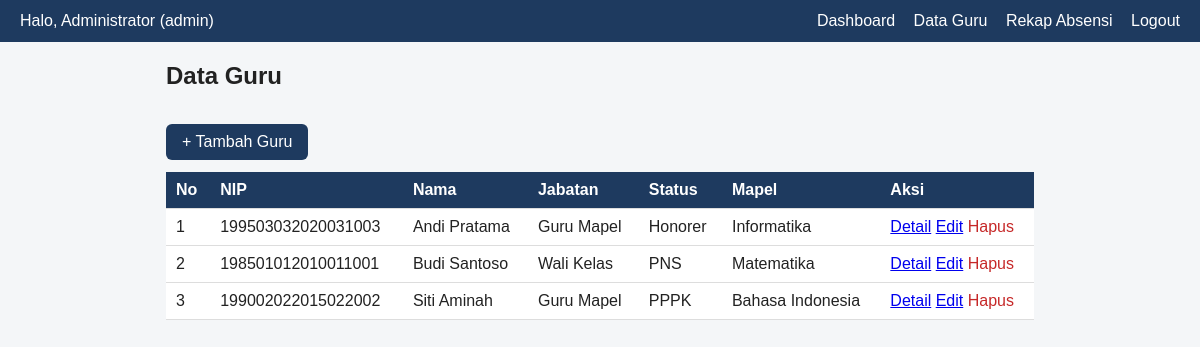
/admin/data_guru.php (signed in), run on the app's committed database.
### tables this page shows
CREATE TABLE guru (
  id_guru            INT AUTO_INCREMENT PRIMARY KEY,
  email              VARCHAR(100) NOT NULL UNIQUE,
  password           VARCHAR(255) NOT NULL,    
  nip                VARCHAR(20)  NOT NULL UNIQUE,
  nama               VARCHAR(100) NOT NULL,
  jabatan            VARCHAR(50)  NOT NULL,
  status_kepegawaian ENUM('PNS','PPPK','Honorer') NOT NULL,
  mapel              VARCHAR(50)  NOT NULL,
  tanggal_bergabung  DATE NOT NULL,
  no_hp              VARCHAR(15)
);

### connection.php (called while the page is built, shortened)
<?php
function jalankan($koneksi, $sql, $tipe = "", $params = []) {
    $stmt = mysqli_prepare($koneksi, $sql);
    if (!mysqli_stmt_execute($stmt)) {
        die("Query gagal: " . mysqli_stmt_error($stmt));
    }
    return $stmt;
}
function ambil_semua($koneksi, $sql, $tipe = "", $params = []) {
    $stmt  = jalankan($koneksi, $sql, $tipe, $params);
    $hasil = mysqli_stmt_get_result($stmt);
    return mysqli_fetch_all($hasil, MYSQLI_ASSOC);
}
function e($teks) {
    return htmlspecialchars($teks ?? '', ENT_QUOTES, 'UTF-8');
}

### admin/data_guru.php (the view, shortened to what this page needs)
<?php
require '../connection.php';
$daftar_guru = ambil_semua($koneksi, "SELECT * FROM guru ORDER BY nama");
?>
<!DOCTYPE html>
<html lang="id">
<head>
    <link rel="stylesheet" href="../css/style.css">
</head>
<body>
    <?php require '../partials/navbar.php'; ?>
    <div class="konten">
        <h2>Data Guru</h2>
        <a href="tambah_guru.php" class="btn">+ Tambah Guru</a>
        <div class="tabel-wrap">
        <table class="tabel">
            <tr>
                <th>No</th>
                <th>NIP</th>
                <th>Nama</th>
                <th>Jabatan</th>
                <th>Status</th>
                <th>Mapel</th>
                <th>Aksi</th>
            </tr>
            <?php $no = 1; foreach ($daftar_guru as $g) { ?>
            <tr>
                <td><?= $no++ ?></td>
                <td><?= e($g['nip']) ?></td>
                <td><?= e($g['nama']) ?></td>
                <td><?= e($g['jabatan']) ?></td>
                <td><?= e($g['status_kepegawaian']) ?></td>
                <td><?= e($g['mapel']) ?></td>
                <td>
                    <a href="detail_guru.php?id=<?= (int)$g['id_guru'] ?>">Detail</a>
                    <a href="edit_guru.php?id=<?= (int)$g['id_guru'] ?>">Edit</a>
                    <form method="POST" action="hapus_guru.php" class="form-inline"
                          onsubmit="return confirm('Yakin hapus guru ini? Data absensinya juga ikut terhapus.');">
                        <button type="submit" class="btn-hapus">Hapus</button>
                    </form>
                </td>
            </tr>
            <?php } ?>
        </table>
        </div>
    </div>
</body>
</html>

### css/style.css (style rules this page uses)
* { box-sizing: border-box; }
body { font-family: Arial, sans-serif; margin: 0; background: #f4f6f8; color: #222; }
.konten { max-width: 900px; margin: 20px auto; padding: 0 16px; }
.tabel-wrap { overflow-x: auto; }
.tabel { width: 100%; border-collapse: collapse; background: #fff; margin-top: 12px; }
.tabel th, .tabel td { padding: 9px 10px; border-bottom: 1px solid #ddd; text-align: left; }
.tabel th { background: #1e3a5f; color: #fff; }
.form button, .btn, .filter button { padding: 9px 16px; background: #1e3a5f; color: #fff; border: 0; border-radius: 6px; cursor: pointer; text-decoration: none; display: inline-block; margin-top: 14px; }
.form-inline { display: inline; }
.btn-hapus { background: none; border: 0; color: #c62828; cursor: pointer; padding: 0; font-size: inherit; }

### data on the page
guru: nip "199503032020031003", nama "Andi Pratama", jabatan "Guru Mapel", status_kepegawaian "Honorer", mapel "Informatika"
guru: nip "198501012010011001", nama "Budi Santoso", jabatan "Wali Kelas", status_kepegawaian "PNS", mapel "Matematika"
guru: nip "199002022015022002", nama "Siti Aminah", jabatan "Guru Mapel", status_kepegawaian "PPPK", mapel "Bahasa Indonesia"

### other printed values
$_SESSION['nama'] "Administrator"
$_SESSION['role'] "admin"
